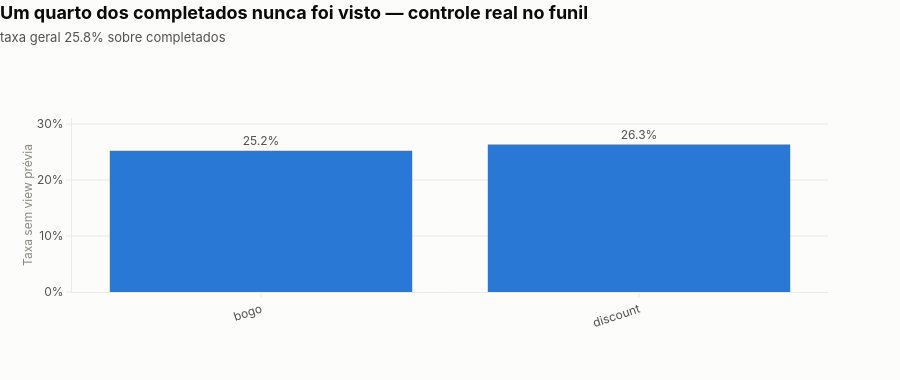

Source (notebook cell):
### Markdown cell above
## 5. Qualidade dos dados brutos

Fonte: raw. Procura problemas visíveis antes do pipeline: referências ausentes, eventos fora de ordem, perfil faltante e sentinelas.

### Code cell
from pyspark.sql import functions as F

from src import eda
from src.attribution import attribute
from src.viz import format_pt_br, vertical_bars

# SPARK REDUCE
n_txn = events.filter(F.col("event") == "transaction").count()
n_txn_ref = events.filter(
    (F.col("event") == "transaction") & F.col("offer_ref").isNotNull()
).count()
n_camp = events.filter(F.col("event") != "transaction").count()
n_camp_ref = events.filter(
    (F.col("event") != "transaction") & F.col("offer_ref").isNotNull()
).count()
dup_events = (
    events.groupBy("account_id", "event", "time", "offer_ref")
    .count()
    .filter(F.col("count") > 1)
    .count()
)

sem_view = eda.completed_unseen_by_type(events, offers)
nulos_perfil = eda.identity_null_overlap(raw_profile, cfg)
attributed = attribute(events, offers, cfg).cache()
fora_janela = eda.unattributable_transaction_share(events, attributed)
pago_abaixo = eda.paid_below_minimum(processed)

com_evento = sem_view[sem_view["completados"] > 0]
taxa_sem_view = com_evento["sem_view"].sum() / com_evento["completados"].sum()

# PANDAS ANALYSIS
qualidade = pd.DataFrame([
    {
        "métrica": "transações sem offer_ref",
        "numerador": n_txn - n_txn_ref,
        "denominador": n_txn,
        "taxa": (n_txn - n_txn_ref) / n_txn,
        "leitura": "esperado — ligação oferta→compra é por atribuição temporal",
    },
    {
        "métrica": "eventos de campanha sem offer_ref",
        "numerador": n_camp - n_camp_ref,
        "denominador": n_camp,
        "taxa": (n_camp - n_camp_ref) / n_camp,
        "leitura": "problema se > 0",
    },
    {
        "métrica": "offer completed sem view prévia",
        "numerador": int(com_evento["sem_view"].sum()),
        "denominador": int(com_evento["completados"].sum()),
        "taxa": taxa_sem_view,
        "leitura": "esperado — controle converte sem exposição (G3)",
    },
    {
        "métrica": "transações fora de qualquer janela de oferta",
        "numerador": int(fora_janela.loc[fora_janela["grupo"].str.startswith("fora"), "transacoes"].iloc[0]),
        "denominador": int(fora_janela["transacoes"].sum()),
        "taxa": float(fora_janela.loc[fora_janela["grupo"].str.startswith("fora"), "fracao"].iloc[0]),
        "leitura": "comportamento espontâneo — não atribuível a envio",
    },
    {
        "métrica": "perfil com age sentinela (118)",
        "numerador": int(nulos_perfil.loc[nulos_perfil["conjunto"] == f"age={cfg.age_sentinel}", "clientes"].iloc[0]),
        "denominador": int(nulos_perfil["total_clientes"].iloc[0]),
        "taxa": float(nulos_perfil.loc[nulos_perfil["conjunto"] == f"age={cfg.age_sentinel}", "fracao"].iloc[0]),
        "leitura": "esperado — vira identity_missing no pipeline",
    },
    {
        "métrica": "linhas brutas duplicadas (account, event, time, offer_ref)",
        "numerador": dup_events,
        "denominador": events.count(),
        "taxa": dup_events / events.count(),
        "leitura": "problema se > 0",
    },
])

display(qualidade.assign(taxa=lambda d: d["taxa"].map("{:.1%}".format)))
display(nulos_perfil)
display(pago_abaixo)

vertical_bars(
    sem_view[sem_view["completados"] > 0],
    category="offer_type",
    value="taxa_sem_view",
    title="Um quarto dos completados nunca foi visto — controle real no funil",
    subtitle=f"taxa geral {taxa_sem_view:.1%} sobre completados",
    ylabel="Taxa sem view prévia",
    label_template="%{y:.1%}",
    tickformat=".0%",
    hovertemplate="%{x}<br>%{y:.1%}<extra></extra>",
).show()

print(
    f"Transações com offer_ref: {n_txn_ref} de {format_pt_br(n_txn)} — "
    "nenhuma; a ligação oferta→compra só existe por atribuição temporal."
)
print(
    f"Conversões pagas abaixo do mínimo (auditoria G10): "
    f"{int(pago_abaixo['abaixo_do_minimo'].sum())} — deve ser zero."
)

### Figure 1 — Plotly figure (JSON) as saved in the notebook; plotly's stock layout.template omitted (floating-point values rounded to 4 significant figures)
{"data": [{"cliponaxis": false, "hovertemplate": "%{x}<br>%{y:.1%}<extra></extra>", "marker": {"color": "#2a78d6", "line": {"width": 0}}, "textfont": {"color": "#52514e", "size": 12}, "textposition": "outside", "texttemplate": "%{y:.1%}", "type": "bar", "x": ["bogo", "discount"], "y": [0.2523, 0.2634]}], "layout": {"height": 380, "margin": {"b": 88, "l": 72, "r": 72, "t": 118}, "showlegend": false, "title": {"text": "<b>Um quarto dos completados nunca foi visto — controle real no funil</b><br><span style='font-size:13px;color:#52514e'>taxa geral 25.8% sobre completados</span>"}, "xaxis": {"automargin": true, "tickangle": -18}, "yaxis": {"automargin": true, "range": [0, 0.3108], "tickformat": ".0%", "title": {"text": "Taxa sem view prévia"}}}}
